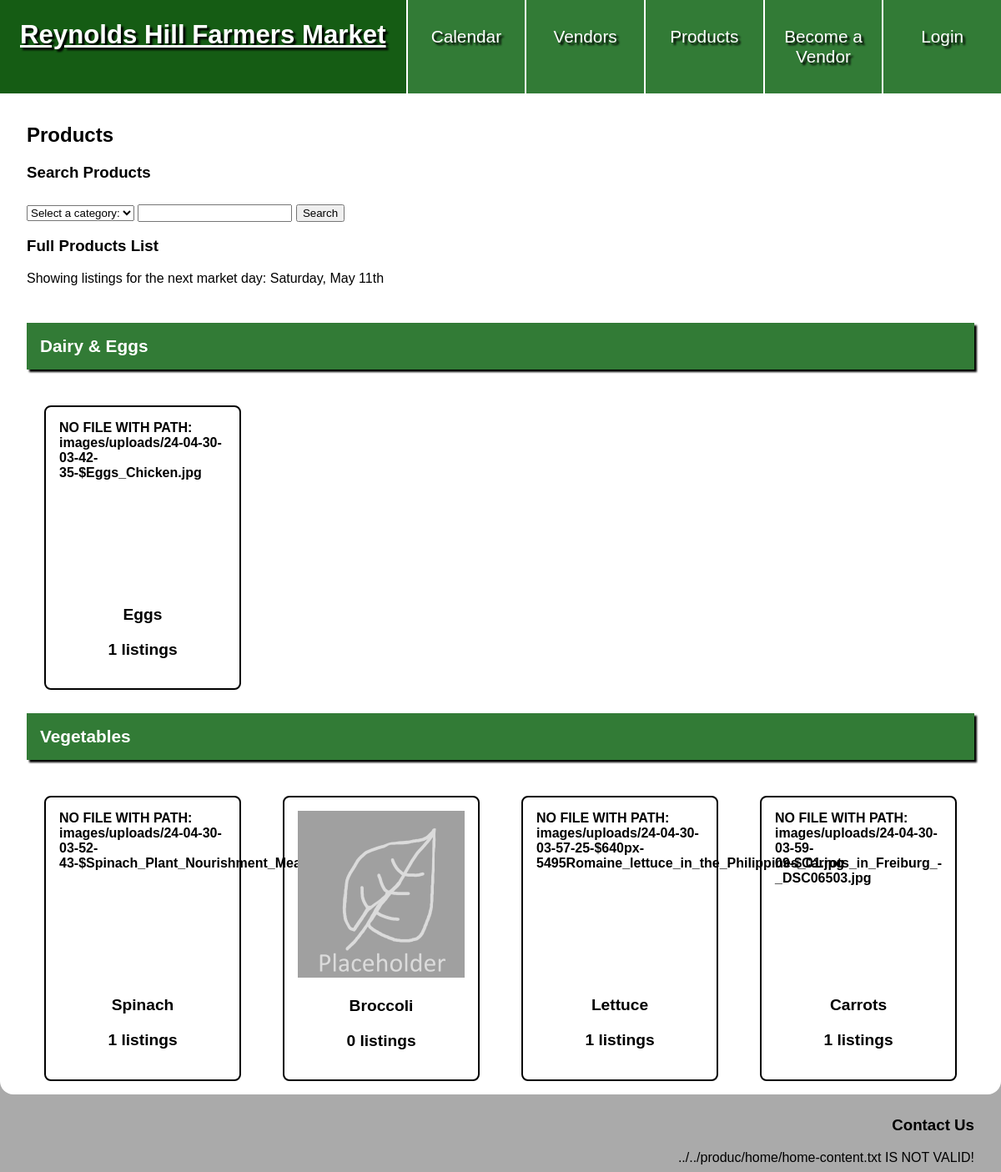
/products.php, run on the app's committed database.
### tables this page shows
CREATE TABLE `calendar` (
  `calendar_id` int NOT NULL,
  `date` date NOT NULL
);

CREATE TABLE `products` (
  `product_id` int NOT NULL,
  `prd_category_id` int NOT NULL,
  `product_name` varchar(50) NOT NULL
);

CREATE TABLE `images` (
  `image_id` int NOT NULL,
  `im_user_id` int NOT NULL,
  `content` varchar(255) NOT NULL,
  `upload_date` datetime NOT NULL DEFAULT CURRENT_TIMESTAMP,
  `alt_text` text,
  `im_vendor_id` int DEFAULT NULL,
  `im_product_id` int DEFAULT NULL,
  `image_purpose` varchar(255) DEFAULT NULL
);

### private/classes/CalendarDate.class.php (called while the page is built, shortened)
<?php
class CalendarDate extends DatabaseObject {
  public $calendar_id;
  public $date;
  public function print_date() {
    $explodedDate = explode('-', $this->date);
    $year = $explodedDate[0];
    $month = $explodedDate[1];
    $day = $explodedDate[2];
    return date('l, F jS', mktime(0, 0, 0, $month, $day, $year));
  }
  static public function get_next_market_day() {
    $sql = "SELECT * FROM calendar ";
    $sql .= "WHERE date >= '" . date("Y-m-d") . "' ";
    $sql .= "ORDER BY date ";
    $sql .= "LIMIT 1;";
    $result = static::find_by_sql($sql);
    if(!empty($result)){
      $next_market_day = $result[0];
      return $next_market_day;
    } else {
      return false;
    }
  }
  public function get_vendor_ids(){
    $sql = "SELECT li_vendor_id ";
    $sql .= "FROM calendar_listing ";
    $sql .= "WHERE li_calendar_id = '" . $this->calendar_id . "';";
    $result = self::$database->query($sql);
    $vendor_ids = [];
    while($row = $result->fetch_assoc()) {
      $vendor_id = '';
      foreach($row as $property => $value) {
        if($property === 'li_vendor_id'){
          $vendor_id = $value;
        }
      }
      if($vendor_id !== ''){
        $vendor_ids[] = $vendor_id;
      }
    }
    if(!empty($vendor_ids)){
      return $vendor_ids;
    } else {
      return false;
    }
  }
}
?>

### private/classes/DatabaseObject.class.php (called while the page is built, shortened)
<?php
class DatabaseObject {
  static protected $database;
  static public function set_database($database) {
    self::$database = $database;
  }
  static public function find_by_sql($sql) {
    $result = self::$database->query($sql);
    $object_array = [];
    while($record = $result->fetch_assoc()) {
      $object_array[] = static::instantiate($record);
    }
    if(count($object_array) > 0){
      return $object_array;
    } else {
      return false;
    }
  }
  static protected function instantiate($record) {
    $object = new static;
    foreach($record as $property => $value) {
      if(property_exists($object, $property)) {
        $object->$property = $value;
      }
    }
    return $object;
  }
}
?>

### private/initialize.php (called while the page is built, shortened)
<?php
  require_once('functions.php');
  require_once('classes/Session.class.php');
  require_once('classes/DatabaseObject.class.php');
  require_once('classes/CalendarDate.class.php');
  require_once('classes/Product.class.php');
  require_once('classes/VendorInventory.class.php');
  require_once('classes/Image.class.php');
  $session = new Session;
?>

### private/classes/Session.class.php (called while the page is built, shortened)
<?php
class Session
{
  private $user_id;
  private $role;
  public function is_logged_in() {
    return isset($this->user_id) && $this->last_login_is_recent();
  }
  public function is_admin_logged_in() {
    return $this->is_logged_in() && ($this->role == 'a' || $this->role == 's');
  }
}

### private/classes/VendorInventory.class.php (called while the page is built, shortened)
<?php
class VendorInventory extends DatabaseObject {
  static protected $table_name = 'vendor_inventory';
  static public function find_by_product_with_wl($product_id, $vendor_ids) {
    $sql = "SELECT * FROM " . static::$table_name . " ";
    $sql .= "WHERE inv_product_id = '" . $product_id . "' ";
    $sql .= "AND inv_vendor_id IN (";
    $vendor_id_whitelist = array_merge($vendor_ids);
    while($vendor_id_whitelist){
      $current_id = array_shift($vendor_id_whitelist);
      $sql .=  $current_id;
    }
    $sql .= ");";
    $obj_array = static::find_by_sql($sql);
    if(!empty($obj_array)) {
      return $obj_array;
    } else {
      return false;
    }
  }
}
?>

### private/classes/Product.class.php (the view, shortened to what this page needs)
<?php
class Product extends DatabaseObject {
  static public function find_all_products() {
    $sql = "SELECT p.product_id, p.prd_category_id, c.category_name, p.product_name ";
    $sql .= "FROM products p, product_categories c ";
    $sql .= "WHERE p.prd_category_id = c.category_id;";
    return static::find_by_sql($sql);
  }
  static public function populate_listings_by_date($product_array, $given_date){
    $vendor_ids = $given_date->get_vendor_ids();
    $populated_products = [];
    foreach($product_array as $product) {
      $product->inventory_listings = VendorInventory::find_by_product_with_wl($product->product_id, $vendor_ids);
      $populated_products[] = $product;
    }
    return $populated_products;
  }
  static public function create_product_list($sorted_product_array, $selected_images_by_product_id=[]){
    $has_images = false;
    if(count($selected_images_by_product_id) > 0) {
      $has_images = true;
    }
    foreach($sorted_product_array as $category_name => $products){
      echo '<div class="product-group">';
      echo "<h4>" . $category_name . "</h4>";
      foreach($products as $product){
        echo '<a href="' . url_for('/products/show.php' . '?id=' . $product->product_id) . '">';
        echo "<div>";
        if($has_images) {
          echo '<div class="product-image">';
          if(array_key_exists($product->product_id, $selected_images_by_product_id)) {
            $selected_images_by_product_id[$product->product_id]->print_image(200, 200);
          } else {
            Image::print_placeholder(200, 200);
          }
          echo '</div>';
        }
        echo "<p>" . $product->product_name . "</p>";
        $listing_count = ($product->inventory_listings) ? count($product->inventory_listings) : 0;
        echo "<p>" . $listing_count . " listings</p>";
        echo "</div>";
        echo "</a>";
      }
      echo "</div>";
    }
  }
}
?>

### public/products.php (shortened to what this page needs)
<?php require_once('../private/initialize.php'); ?>
<?php include(SHARED_PATH . '/public_header.php'); ?>
<?php
  $products = Product::find_all_products();
  $next_market_day = CalendarDate::get_next_market_day();
  if(!isset($next_market_day)) {
    $sorted_product_array = Product::sort_into_categories($products);
  } else {
    $populated_products = Product::populate_listings_by_date($products, $next_market_day);
    $sorted_product_array = Product::sort_into_categories($populated_products);
  }
  $product_images = Image::find_by_purpose('inventory');
  if(isset($product_images)) {
    $images_sorted_by_product_id = Image::sort_images_by_product_id($product_images);
    $selected_images_by_product_id = Image::randomly_select_image_per_product($images_sorted_by_product_id);
  }
?>
  <main id="product">
    <h2>Products</h2>
    <h3>Search Products</h3>
    <form action="<?php echo url_for('products.php'); ?>" method="post">
      <select id="product-category" name="product-category">
        <option value="">Select a category:</option>
      </select>
      <input type="text" name="product-search" id="product-search" list="product-suggestions">
      <input type="submit" value="Search">
    </form>
    <h3>Full Products List</h3>
    <?php
      if(isset($next_market_day)){
        echo '<p>Showing listings for the next market day: ' . $next_market_day->print_date() . '</p>';
      }
      if($session->is_admin_logged_in()) {
         ?>
        <a href="<?php echo url_for('/products/create_category.php'); ?>" class="edit-button">Create New Product Category</a>
        <a href="<?php echo url_for('/products/create.php') ; ?>" class="create-button">Create a New Product</a>
        <?php
        Product::create_admin_crud_table($sorted_product_array, $selected_images_by_product_id ?? []);
      } else {
        Product::create_product_list($sorted_product_array, $selected_images_by_product_id ?? []);
      }
    ?>
  </main>
<?php include(SHARED_PATH . '/public_footer.php'); ?>

### private/classes/Image.class.php (shortened to what this page needs)
<?php
class Image extends DatabaseObject {
  static protected $table_name = 'images';
  public $content;
  static public $public_image_path = 'images/uploads/';
  static public $placeholder_image_path = 'images/placeholder.png';
  static public function find_by_purpose($image_purpose) {
    $sql = "SELECT * FROM " . static::$table_name . " ";
    $sql .= "WHERE image_purpose = '" . $image_purpose . "';";
    return static::find_by_sql($sql);
  }
  public function print_image($max_width, $max_height, $grow=true) {
    if(!file_exists(path_to_public() . Image::$public_image_path . $this->content)) {
      echo "NO FILE WITH PATH: " . path_to_public() . Image::$public_image_path . $this->content;
      return false;}
  }
  static public function print_placeholder($max_width, $max_height, $grow=true) {
    $default_width = 400;
    $default_height = 400;
    $width_ratio = $max_width/$default_width;
    $height_ratio = $max_height/$default_height;
    $image_ratio = min($width_ratio, $height_ratio);
    $width = floor($default_width * $image_ratio);
    $height = floor($default_height * $image_ratio);
    echo '<img src="' . url_for(Image::$placeholder_image_path) . '" alt="A placeholder image for product icons." width="' . $width . '" height="' . $height . '">';
  }
}

### public/css/styles.css (style rules this page uses)
* { box-sizing: border-box; }
html { font: 16px Verdana, Geneva, Tahoma, sans-serif; }
body { background-color: #aaa; margin: 0; }
img { height: auto; max-width: 100%; }
main { padding: 1rem 2rem; }
main input[type="submit"] { margin-top: .5rem; }
#product .product-group { column-gap: .5rem; display: grid; grid-template-columns: repeat(auto-fit, minmax(230px, 1fr)); row-gap: 1rem; }
#product h4 { background-color: #327b36; color: #fff; filter: drop-shadow(3px 3px 1px #000); font-size: 1.3rem; grid-column: 1 / -1; padding: 1rem; position: sticky; top: 2px; }
#product .product-group a { border: 2px solid black; border-radius: 8px; color: #000; display: inline-block; font-weight: bold; padding: 1rem; margin: 0 auto; max-width: 236px; text-decoration: none; }
#product .product-group a p { font-size: 1.2rem; text-align: center; }
#product .product-image { min-height: 203px; }

### data on the page
calendar: date "Saturday, May 11th"
products: product_name "Eggs", listing_count "1"
images: content "24-04-30-03-42-35-$Eggs_Chicken.jpg"
products: product_name "Spinach", listing_count "1"
images: content "24-04-30-03-52-43-$Spinach_Plant_Nourishment_Meal_Fresh_Healthy_Bio.jpg"
products: product_name "Broccoli", listing_count "0"
products: product_name "Lettuce", listing_count "1"
images: content "24-04-30-03-57-25-$640px-5495Romaine_lettuce_in_the_Philippines_01.jpg"
products: product_name "Carrots", listing_count "1"
images: content "24-04-30-03-59-09-$Carrots_in_Freiburg_-_DSC06503.jpg"

### other printed values
$category_name "Dairy & Eggs"
$category_name "Vegetables"
$filepath "../../produc/home/home-content.txt"
